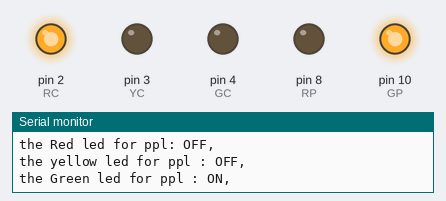
Recording of a sketch running on a simulated Arduino Uno, built with avr-gcc and run on an emulated ATmega328P. Shown: output pins drawn as LEDs (lit = HIGH), the last lines printed to the serial monitor. Pins used as bus, display or sensor lines are not drawn.

Above: at 2.0 s.
At 8.3 s:
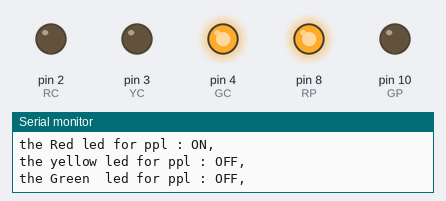
At 11.4 s:
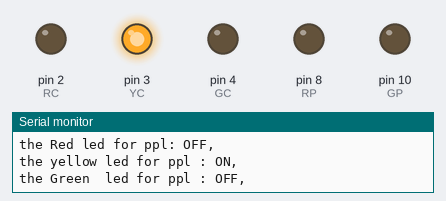
Timing chart, 0 to 16.3 s (numbered marks = the images above):
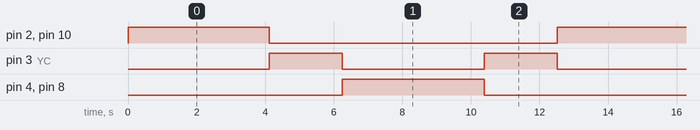

The sketch:

traffic_lights_6leds.ino
```cpp
// traffic lights 6 leds
#define RC 2
#define YC 3
#define GC 4

#define RP 8
#define YP 9
#define GP 10
// P for people & C for cars   , R : red , Y : yellow  , G : green

void setup() {
  // put your setup code here, to run once:
pinMode( RC , OUTPUT );
pinMode( YC , OUTPUT );
pinMode( GC , OUTPUT );
pinMode( RP , OUTPUT );
pinMode( YP , OUTPUT );
pinMode( GP , OUTPUT );
Serial.begin(9600);
digitalWrite( RC , LOW );
digitalWrite( YC , LOW );
digitalWrite( GC , LOW );
digitalWrite( RP , LOW );
digitalWrite( YP , LOW );
digitalWrite( GP , LOW );
}

void loop() {
  // put your main code here, to run repeatedly:
//cars stop & people go

digitalWrite( RC , HIGH );
digitalWrite( GP , HIGH );

prints();
delay(4000) ;
    Serial.println("  ");

// between changing
digitalWrite( RC , LOW );
digitalWrite( GP , LOW );

digitalWrite( YC , HIGH );
digitalWrite( YP , HIGH );

prints();

delay(2000) ;
    Serial.println("  ");

// cars  go & people stop
digitalWrite( YC , LOW );
digitalWrite( YP , LOW );

digitalWrite( GC , HIGH );
digitalWrite( RP , HIGH );

prints();
delay(4000) ;
    Serial.println("  ");

 // between changing
digitalWrite( GC , LOW );
digitalWrite( RP , LOW );

digitalWrite( YC , HIGH );
digitalWrite( YP , HIGH );

prints();
delay(2000) ;

digitalWrite( RC , LOW );
digitalWrite( YC , LOW );
digitalWrite( GC , LOW );
digitalWrite( RP , LOW );
digitalWrite( YP , LOW );
digitalWrite( GP , LOW );


  Serial.println("  ");
 }

 void prints(){
  if(digitalRead(RC) == LOW) {
    Serial.println("the Red led for cars : OFF, ");
  } else {
    Serial.println("the Red led for cars : ON, ");
  }

  if(digitalRead(YC) == LOW) {
    Serial.println("the yellow led for cars : OFF, ");
  } else {
    Serial.println("the yellow led for cars : ON, ");
  }

  if(digitalRead(GC) == LOW) {
    Serial.println("the Green  led for cars: OFF, ");
  } else {
    Serial.println("the Green  led for cars : ON, ");
  }

  if(digitalRead(RP) == LOW) {
    Serial.println("the Red led for ppl: OFF, ");
  } else {
    Serial.println("the Red led for ppl : ON, ");
  }

  if(digitalRead(YP) == LOW){
       Serial.println("the yellow led for ppl : OFF, ");
  } else {
    Serial.println("the yellow led for ppl : ON, ");
  }

  if(digitalRead(GP) == LOW) {
       Serial.println("the Green  led for ppl : OFF, ");
  } else {
    Serial.println("the Green led for ppl : ON, ");
  }
  }
```

Measured:
- by itself, pin 2 (RC), pin 4 (GC), pin 8 (RP), pin 10 (GP): alternates HIGH for 4.1 s and LOW for 8.4 s
- by itself, pin 3 (YC): alternates HIGH for 2.1 s and LOW for 4.1 s
- by itself, everything shown: repeats every 12.5 s, in 5 steps
